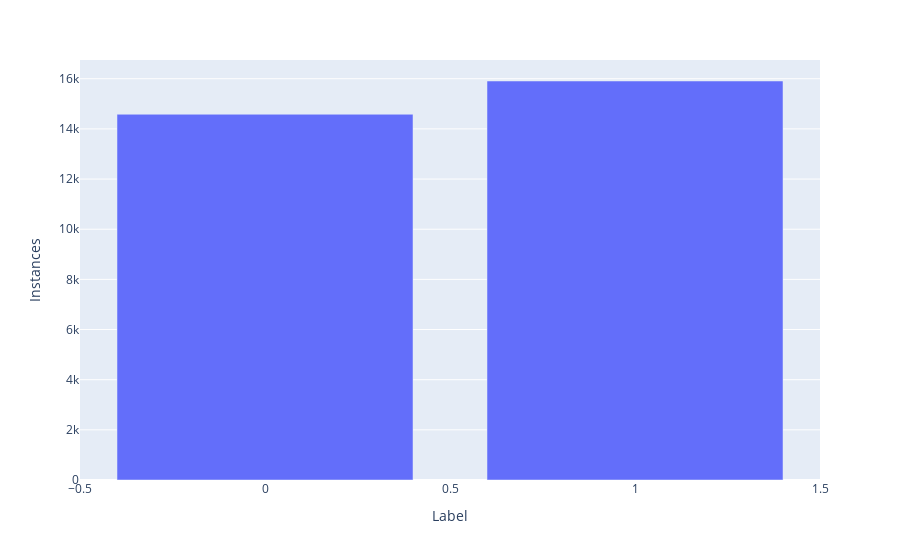

Notebook code cell kept with this figure:
### Code cell
# Email labels overview
label_counter = pd.DataFrame(emails_df.Label.value_counts())
print(label_counter.Label)
fig = px.bar(label_counter, x=label_counter.index, y=label_counter.Label)
fig.update_layout(
    xaxis_title="Label",
    yaxis_title="Instances",
)
fig.show()

### Figure 1 — Plotly figure (JSON) as saved in the notebook; plotly's stock layout.template omitted (floating-point values rounded to 4 significant figures)
{"data": [{"alignmentgroup": "True", "hovertemplate": "index=%{x}<br>Label=%{y}<extra></extra>", "legendgroup": "", "marker": {"color": "#636efa", "pattern": {"shape": ""}}, "name": "", "offsetgroup": "", "orientation": "v", "showlegend": false, "textposition": "auto", "type": "bar", "x": [1, 0], "xaxis": "x", "y": [15910, 14584], "yaxis": "y"}], "layout": {"barmode": "relative", "legend": {"tracegroupgap": 0}, "margin": {"t": 60}, "xaxis": {"anchor": "y", "domain": [0, 1], "title": {"text": "Label"}}, "yaxis": {"anchor": "x", "domain": [0, 1], "title": {"text": "Instances"}}}}
